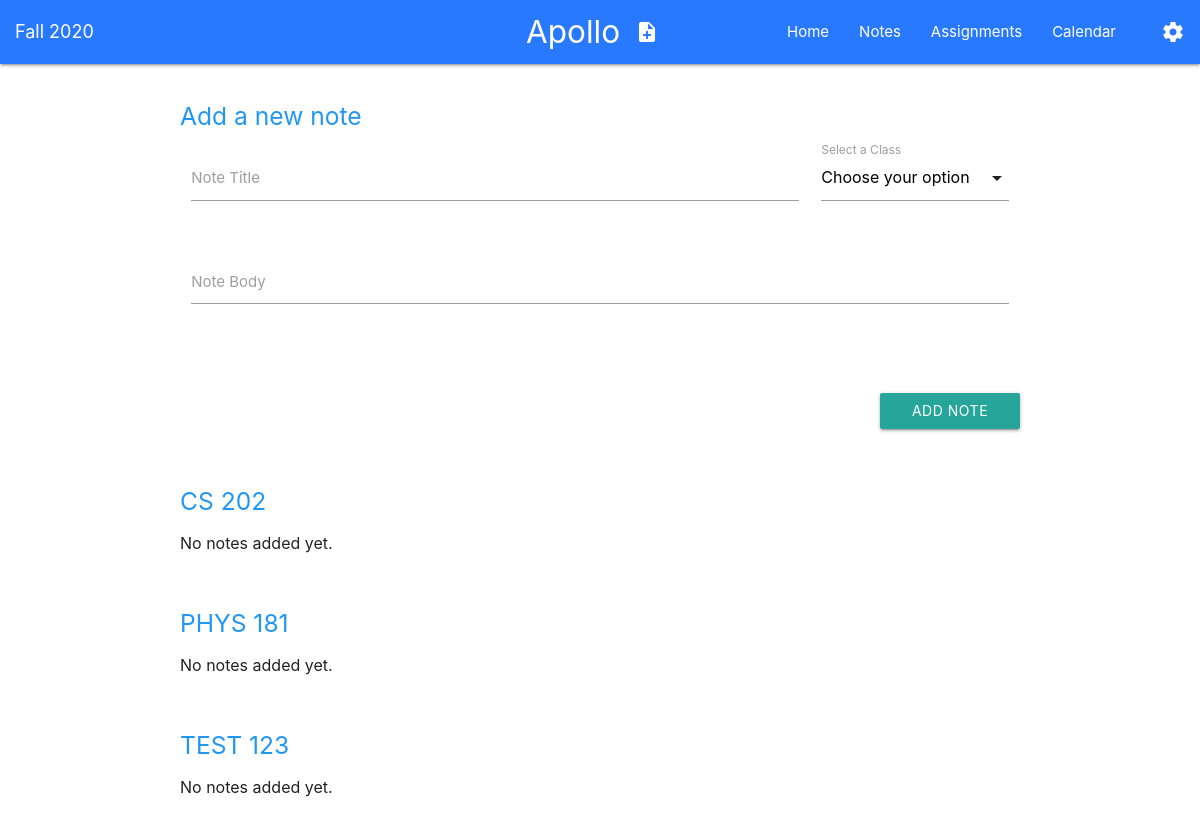
The page /notes on the database as committed earlier.
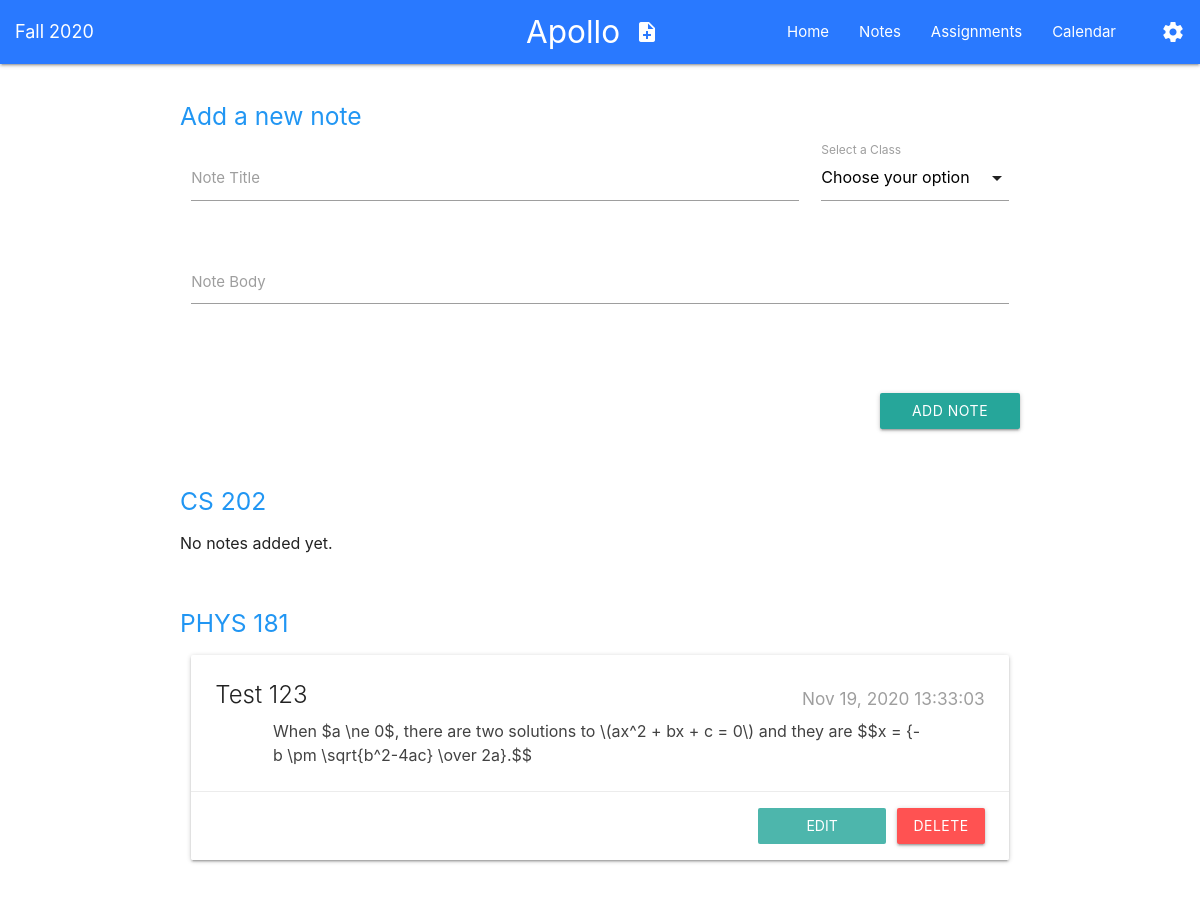
The same page on the database as committed later.
### tables this page shows
CREATE TABLE CLASS(
CLASS_ID INT PRIMARY KEY NOT NULL,
CLASS_PREFIX TEXT NOT NULL,
CLASS_COURSE_NUMBER INT NOT NULL,
CLASS_INSTRUCTOR TEXT NOT NULL,
CLASS_MEET_DAYS TEXT NOT NULL,
CLASS_START_TIME TIME NOT NULL,
CLASS_END_TIME TIME NOT NULL,
SEMESTER_ID INT NOT NULL
);

CREATE TABLE NOTE(
NOTE_ID INT NOT NULL PRIMARY KEY,
NOTE_TITLE TEXT NOT NULL,
NOTE_DATE TEXT NOT NULL,
NOTE_AUTHOR TEXT NOT NULL,
NOTE_BODY TEXT NOT NULL,
NOTE_FLAIRS TEXT,
CLASS_ID INT NOT NULL
);

### app.py (the view, shortened to what this page needs)
@app.route('/notes', methods=['GET', 'POST'])
def notes(name=None):
    active_semester = db.active_semester
    classes         = db.classes
    notes           = db.notes
    return render_template('notes.html',
        url_for         = url_for,
        classes         = classes,
        active_semester = active_semester,
        str             = str,
        notes           = notes,
        user            = user,
        int             = int,
        len             = len,
        get_n_notes     = db.get_n_notes
    )

### app.py (called while the page is built)
def date_sort(e):
    return months[e.get_due_date()[0:3]] * 100 + int(e.get_due_date().split()[1][0:-1])

@app.before_request
def before_request():
    db.open_connection()
    db.open_cursor()
    if db.sort_func == 'date':
        db.assignments.sort(key=date_sort)

@app.after_request
def after_request(response):
    response.headers['Cache-Control'] = 'no-cache, no-store'
    response.headers['X-UA-Compatible'] = 'IE=Edge,chrome=1'
    response.headers['pragma'] = 'no-cache'
    if db.is_open:
        db.save_changes()
        db.close_connection()
    return response

### assignment.py (called while the page is built)
    def get_due_date(self):
        return self.due_date

### classes.py (called while the page is built)
    def get_uuid(self):
        return int(self.uid)

    def get_prefix(self):
        return self.prefix

    def get_course_number(self):
        return self.course_number

    def get_semester_id(self):
        return int(self.semester_id)

    def get_title(self):
        return str(self.get_prefix()) + " " + str(self.get_course_number())

### client.py (called while the page is built)
    def open_connection(self):
        print("Opening database connection to %s" % self.filename)
        self.conn    = sqlite3.connect(self.filename, check_same_thread=False)
        self.is_open = True

    def close_connection(self):
        print("Closing database connection to %s" % self.filename)
        self.conn.close()
        self.is_open = False

    def open_cursor(self):
        self.c = self.conn.cursor()

    def save_changes(self):
        self.conn.commit()

    def get_n_notes(self, class_id):
        self.c.execute("SELECT * FROM NOTE WHERE CLASS_ID=?", (class_id,))
        return len(self.c.fetchall())

### note.py (called while the page is built)
	def get_uuid(self):
		return self.uid

	def get_title(self):
		return self.title

	def get_date(self):
		return self.date

	def get_body(self):
		return self.body

	def get_class_id(self):
		return self.class_id

### semester.py (called while the page is built)
	def get_uuid(self):
		return int(self.uid)

	def get_season(self):
		return self.season

	def get_year(self):
		return self.year

	def get_title(self):
		return str(self.get_season()) + " " + str(self.get_year())

### templates/notes.html (shortened to what this page needs)
<!DOCTYPE html>
<head>
  <link
    rel="stylesheet"
    href="https://cdnjs.cloudflare.com/ajax/libs/materialize/1.0.0/css/materialize.min.css">
</head>
<body>
  <nav class="blue accent-3">
    <div class="nav-wrapper">
      <div style="padding-left:1rem;">
        <a href="{{ url_for('settings') }}" class="breadcrumb left">
          {{ active_semester.get_title() }}
        </a>
      </div>
      <div>
        <a href="{{ url_for('index') }}" class="brand-logo center">Apollo
          <i class="right large material-icons">note_add</i>
        </a>
      </div>
      <ul id="nav-mobile" class="right hide-on-med-and-down">
        <li>
          <a href="{{ url_for('index') }}">Home</a>
        </li>
        <li>
          <a href="{{ url_for('notes') }}">Notes</a>
        </li>
        <li>
          <a href="{{ url_for('assignments') }}">Assignments</a>
        </li>
        <li>
          <a href="{{ url_for('calendar') }}">Calendar</a>
        </li>
        <li>
          <a href="{{ url_for('settings') }}">
            <i class="right small material-icons">settings</i>
          </a>
        </li>
      </ul>
    </div>
  </nav>
  <br>
  <div class="container new-note">
    <h5 class="blue-text">Add a new note</h5>
    <form method="POST">
      <div class="row">
        <div class="input-field col s12 m9 l9">
          <input
            id="title"
            type="text"
            class="validate"
            name="title"
            required=""
            aria-required="true">
          <label for="title">Note Title</label>
        </div>
        <div class="input-field col s12 m3 l3">
          <label>Select a Class</label>
        </div>
      </div>
      <div class="row">
        <div class="row">
          <div class="row">
            <div class="input-field col s12">
              <textarea id="note_body" class="materialize-textarea" name="note_body" required ></textarea>
              <label for="note_body">Note Body</label>
            </div>
          </div>
        </div>
      </div>
      <div class="row">
        <button
          class="btn waves-effect waves-light right col s12 m2 l2"
          type="submit"
          name="btn"
          value="Add"
          style="margin-top: 0rem !important;">
            Add Note
        </button>
      </div>
    </form>
  </div>
  <br>
{% for c in classes %}
  {% if c.get_semester_id() == active_semester.get_uuid() %}
    <div class="container">
      <h5 class="blue-text accent-2">{{ c.get_title() }}</h5>
      {% if get_n_notes(c.get_uuid()) == 0 %}
        <p>No notes added yet.</p>
      {% else %}
        {% for note in notes %}
          <form method="POST">
          {% if int(c.get_uuid()) == int(note.get_class_id()) %}
            <div class="row">
              <div class="col s12">
                <div class="card">
                  <div class="card-content">
                    <span class="card-title">{{ note.get_title() }}<h6 class="right grey-text">{{ note.get_date() }}</h6></span>
                    <article class="container"
                         lang=en
                         style="
                          width: 85% !important;
                          overflow: hidden;
                          word-break: keep-all;
                          word-wrap: break-word;
                          display: block;
                          -webkit-hyphens: auto;
                          -moz-hyphens: auto;
                              hyphens: auto;">
                      <p class="grey-text text-darken-3">{{ note.get_body() | safe }}</p>
                    </article>
                  </div>
                  <div class="card-action">
                    <div class="row" style="margin:0 !important;">
                      <a class="waves-effect waves-light small btn modal-trigger red accent-2 right" href="#modal{{ note.get_uuid() }}">DELETE</a>
                      <button
                        class="small btn-flat waves-effect teal lighten-2 col s2 right"
                        type="submit"
                        name="edit"
                        style="margin-right: .75rem !important;"
                        value="{{ note.get_uuid() }}">
                          <span class="white-text">Edit</span>
                      </button>
                    </div>
                  </div>
                </div>
              </div>
            </div>
          {% endif %}
          </form>
        {% endfor %}
      {% endif %}
    </div>
    <br>
  {% endif %}
{% endfor %}
</body>

### templates/notes.html (style rules this page uses)
.material-icons { padding-bottom: 3px !important; }
p { font-size: 16px !important; }

Rows that differ between the two databases and show on the page:
removed CLASS: get_title "TEST 123", shows "No notes added yet."
shown differently, row unchanged: CLASS (number 2 of 2 on the later page): no longer shows "No notes added yet."
added NOTE: get_title "Test 123", get_date "Nov 19, 2020 13:33:03", get_body "When $a \\ne 0$, there are two solutions to \\(ax^2 + bx + c = 0\\) and they are $$x = {-b \\pm \\sqrt{b^2-4ac} \\over 2a}.$$", {{ note.get_uuid() }} 3803605405 (drawn), shown under CLASS (number 2 of 2 on the later page)
